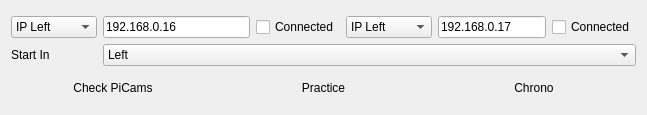
<?xml version="1.0" encoding="UTF-8"?>
<ui version="4.0">
 <class>WHome</class>
 <widget class="QWidget" name="WHome">
  <property name="geometry">
   <rect>
    <x>0</x>
    <y>0</y>
    <width>647</width>
    <height>115</height>
   </rect>
  </property>
  <property name="windowTitle">
   <string>Form</string>
  </property>
  <layout class="QGridLayout" name="gridLayout">
   <item row="0" column="0">
    <layout class="QVBoxLayout" name="verticalLayout_2">
     <item>
      <layout class="QHBoxLayout" name="horizontalLayout_4">
       <item>
        <widget class="QComboBox" name="comboIP1">
         <property name="minimumSize">
          <size>
           <width>86</width>
           <height>0</height>
          </size>
         </property>
         <item>
          <property name="text">
           <string>IP Left</string>
          </property>
         </item>
         <item>
          <property name="text">
           <string>IP Right</string>
          </property>
         </item>
        </widget>
       </item>
       <item>
        <widget class="QLineEdit" name="lineEdit_IP1">
         <property name="text">
          <string>192.168.0.16</string>
         </property>
         <property name="readOnly">
          <bool>true</bool>
         </property>
        </widget>
       </item>
       <item>
        <widget class="QCheckBox" name="checkBox_IP1">
         <property name="text">
          <string>Connected</string>
         </property>
        </widget>
       </item>
       <item>
        <layout class="QHBoxLayout" name="horizontalLayout_5">
         <item>
          <widget class="QComboBox" name="comboIP2">
           <property name="minimumSize">
            <size>
             <width>86</width>
             <height>0</height>
            </size>
           </property>
           <property name="currentIndex">
            <number>0</number>
           </property>
           <item>
            <property name="text">
             <string>IP Left</string>
            </property>
           </item>
           <item>
            <property name="text">
             <string>IP Right</string>
            </property>
           </item>
          </widget>
         </item>
         <item>
          <widget class="QLineEdit" name="lineEdit__IP2">
           <property name="text">
            <string>192.168.0.17</string>
           </property>
           <property name="readOnly">
            <bool>true</bool>
           </property>
          </widget>
         </item>
         <item>
          <widget class="QCheckBox" name="checkBox_IP2">
           <property name="text">
            <string>Connected</string>
           </property>
           <property name="tristate">
            <bool>false</bool>
           </property>
          </widget>
         </item>
        </layout>
       </item>
      </layout>
     </item>
     <item>
      <layout class="QHBoxLayout" name="horizontalLayout_6">
       <item>
        <widget class="QLabel" name="label_3">
         <property name="sizePolicy">
          <sizepolicy hsizetype="Fixed" vsizetype="Preferred">
           <horstretch>0</horstretch>
           <verstretch>0</verstretch>
          </sizepolicy>
         </property>
         <property name="minimumSize">
          <size>
           <width>86</width>
           <height>0</height>
          </size>
         </property>
         <property name="text">
          <string>Start In </string>
         </property>
        </widget>
       </item>
       <item>
        <widget class="QComboBox" name="ComboStartIn">
         <item>
          <property name="text">
           <string>Left</string>
          </property>
         </item>
         <item>
          <property name="text">
           <string>Right</string>
          </property>
         </item>
        </widget>
       </item>
      </layout>
     </item>
    </layout>
   </item>
   <item row="1" column="0">
    <layout class="QHBoxLayout" name="horizontalLayout_2">
     <property name="sizeConstraint">
      <enum>QLayout::SetMinAndMaxSize</enum>
     </property>
     <item>
      <widget class="QPushButton" name="Btn_CheckPICAM">
       <property name="layoutDirection">
        <enum>Qt::LeftToRight</enum>
       </property>
       <property name="text">
        <string>Check PiCams</string>
       </property>
       <property name="flat">
        <bool>true</bool>
       </property>
      </widget>
     </item>
     <item>
      <widget class="QPushButton" name="Btn_Practice">
       <property name="contextMenuPolicy">
        <enum>Qt::NoContextMenu</enum>
       </property>
       <property name="text">
        <string>Practice</string>
       </property>
       <property name="flat">
        <bool>true</bool>
       </property>
      </widget>
     </item>
     <item>
      <widget class="QPushButton" name="Btn_Chrono">
       <property name="contextMenuPolicy">
        <enum>Qt::NoContextMenu</enum>
       </property>
       <property name="text">
        <string>Chrono</string>
       </property>
       <property name="flat">
        <bool>true</bool>
       </property>
      </widget>
     </item>
    </layout>
   </item>
  </layout>
 </widget>
 <resources/>
 <connections/>
</ui>
